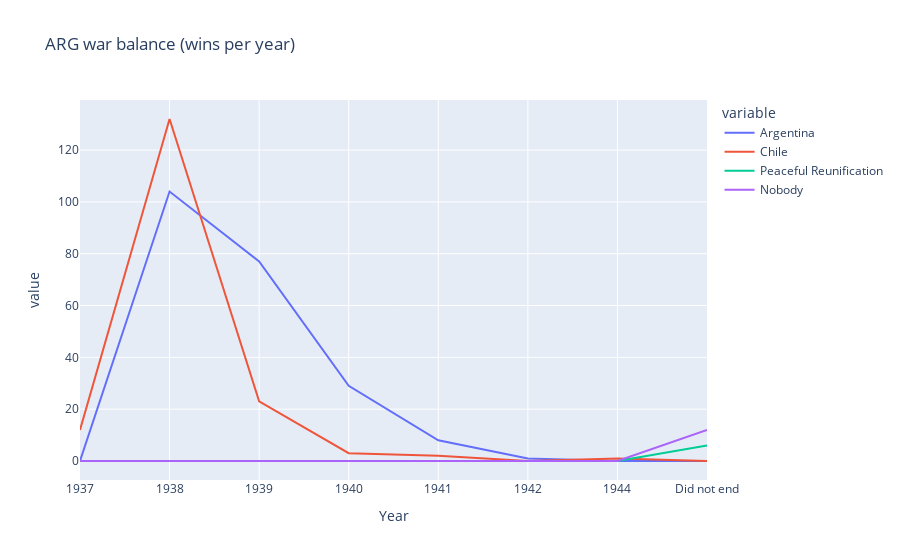

Source (notebook cell):
### Markdown cell above
# Argentina - Factions Winrate Over Time

### Code cell
import_doc_wr_over_time = pd.DataFrame(columns=["Year", "Argentina", "Chile", "Peaceful Reunification", "Nobody"])

for i in import_doc["When did the Argentinian-Chilean War end?"].value_counts().index:
    arg = len(import_doc[import_doc["When did the Argentinian-Chilean War end?"] == i][import_doc["Who won the Argentinian-Chilean war?"] == 'Argentina'])
    chl = len(import_doc[import_doc["When did the Argentinian-Chilean War end?"] == i][import_doc["Who won the Argentinian-Chilean war?"] == 'Chile'])
    peace = len(import_doc[import_doc["When did the Argentinian-Chilean War end?"] == i][import_doc["Who won the Argentinian-Chilean war?"] == 'Peaceful Reunification'])
    nobody = len(import_doc[import_doc["When did the Argentinian-Chilean War end?"] == i][import_doc["Who won the Argentinian-Chilean war?"] == 'Nobody'])
    new_row = pd.Series({"Year": i, "Argentina": arg, "Chile": chl, "Peaceful Reunification": peace, "Nobody": nobody})
    import_doc_wr_over_time = import_doc_wr_over_time.append(new_row, ignore_index=True)

print(prepared_data := import_doc_wr_over_time.sort_values('Year'))
px.line(data_frame=prepared_data, x='Year', y=['Argentina', 'Chile', 'Peaceful Reunification', 'Nobody'], labels={'x':'Date', 'y':"Country"}, title="ARG war balance (wins per year)")

### Figure 1 — Plotly figure (JSON) as saved in the notebook; plotly's stock layout.template omitted (floating-point values rounded to 4 significant figures)
{"data": [{"hovertemplate": "variable=Argentina<br>Year=%{x}<br>value=%{y}<extra></extra>", "legendgroup": "Argentina", "line": {"color": "#636efa", "dash": "solid"}, "marker": {"symbol": "circle"}, "mode": "lines", "name": "Argentina", "orientation": "v", "showlegend": true, "type": "scatter", "x": ["1937", "1938", "1939", "1940", "1941", "1942", "1944", "Did not end"], "xaxis": "x", "y": [0, 104, 77, 29, 8, 1, 0, 0], "yaxis": "y"}, {"hovertemplate": "variable=Chile<br>Year=%{x}<br>value=%{y}<extra></extra>", "legendgroup": "Chile", "line": {"color": "#EF553B", "dash": "solid"}, "marker": {"symbol": "circle"}, "mode": "lines", "name": "Chile", "orientation": "v", "showlegend": true, "type": "scatter", "x": ["1937", "1938", "1939", "1940", "1941", "1942", "1944", "Did not end"], "xaxis": "x", "y": [12, 132, 23, 3, 2, 0, 1, 0], "yaxis": "y"}, {"hovertemplate": "variable=Peaceful Reunification<br>Year=%{x}<br>value=%{y}<extra></extra>", "legendgroup": "Peaceful Reunification", "line": {"color": "#00cc96", "dash": "solid"}, "marker": {"symbol": "circle"}, "mode": "lines", "name": "Peaceful Reunification", "orientation": "v", "showlegend": true, "type": "scatter", "x": ["1937", "1938", "1939", "1940", "1941", "1942", "1944", "Did not end"], "xaxis": "x", "y": [0, 0, 0, 0, 0, 0, 0, 6], "yaxis": "y"}, {"hovertemplate": "variable=Nobody<br>Year=%{x}<br>value=%{y}<extra></extra>", "legendgroup": "Nobody", "line": {"color": "#ab63fa", "dash": "solid"}, "marker": {"symbol": "circle"}, "mode": "lines", "name": "Nobody", "orientation": "v", "showlegend": true, "type": "scatter", "x": ["1937", "1938", "1939", "1940", "1941", "1942", "1944", "Did not end"], "xaxis": "x", "y": [0, 0, 0, 0, 0, 0, 0, 12], "yaxis": "y"}], "layout": {"legend": {"title": {"text": "variable"}, "tracegroupgap": 0}, "title": {"text": "ARG war balance (wins per year)"}, "xaxis": {"anchor": "y", "domain": [0, 1], "title": {"text": "Year"}}, "yaxis": {"anchor": "x", "domain": [0, 1], "title": {"text": "value"}}}}
